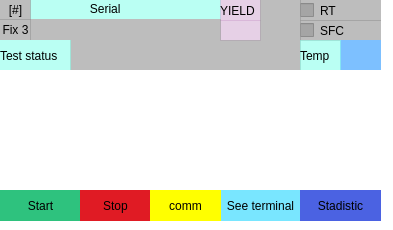
          <widget class="QFrame" name="frame_4">
           <property name="geometry">
            <rect>
             <x>10</x>
             <y>460</y>
             <width>393</width>
             <height>230</height>
            </rect>
           </property>
           <property name="styleSheet">
            <string notr="true">background-color: rgb(255, 255, 255);
border-radius:0px;</string>
           </property>
           <property name="frameShape">
            <enum>QFrame::StyledPanel</enum>
           </property>
           <property name="frameShadow">
            <enum>QFrame::Raised</enum>
           </property>
           <widget class="QLabel" name="label_24">
            <property name="geometry">
             <rect>
              <x>30</x>
              <y>-1</y>
              <width>191</width>
              <height>20</height>
             </rect>
            </property>
            <property name="styleSheet">
             <string notr="true">background-color: rgba(137, 255, 235, 150);
color: rgb(0, 0, 0);</string>
            </property>
            <property name="text">
             <string>                  Serial</string>
            </property>
           </widget>
           <widget class="QLabel" name="nt_yiel_3">
            <property name="geometry">
             <rect>
              <x>220</x>
              <y>20</y>
              <width>41</width>
              <height>21</height>
             </rect>
            </property>
            <property name="styleSheet">
             <string notr="true">background-color: rgba(200, 154, 200, 118);</string>
            </property>
            <property name="text">
             <string/>
            </property>
           </widget>
           <widget class="QLabel" name="lb_status_3">
            <property name="geometry">
             <rect>
              <x>220</x>
              <y>0</y>
              <width>41</width>
              <height>21</height>
             </rect>
            </property>
            <property name="styleSheet">
             <string notr="true">color: rgb(0, 0, 0);
background-color: rgba(200, 154, 200, 118);</string>
            </property>
            <property name="text">
             <string>YIELD</string>
            </property>
           </widget>
           <widget class="QPushButton" name="nt_start_3">
            <property name="geometry">
             <rect>
              <x>0</x>
              <y>190</y>
              <width>81</width>
              <height>31</height>
             </rect>
            </property>
            <property name="styleSheet">
             <string notr="true">QPushButton{
	background-color: rgb(46, 194, 126);
}
QPushButton:hover{
	
	background-color: rgb(143, 240, 164);
	color: rgb(0, 0, 0);
}</string>
            </property>
            <property name="text">
             <string>Start</string>
            </property>
           </widget>
           <widget class="QCheckBox" name="chk_nt_status_3">
            <property name="geometry">
             <rect>
              <x>300</x>
              <y>20</y>
              <width>81</width>
              <height>21</height>
             </rect>
            </property>
            <property name="styleSheet">
             <string notr="true">background-color: rgba(151, 151, 151, 163);</string>
            </property>
            <property name="text">
             <string>SFC</string>
            </property>
           </widget>
           <widget class="QLabel" name="nt_sn_auto_3">
            <property name="geometry">
             <rect>
              <x>30</x>
              <y>19</y>
              <width>191</width>
              <height>21</height>
             </rect>
            </property>
            <property name="styleSheet">
             <string notr="true">background-color: rgba(151, 151, 151, 163);</string>
            </property>
            <property name="text">
             <string/>
            </property>
           </widget>
           <widget class="QPushButton" name="nt_fixt_3">
            <property name="geometry">
             <rect>
              <x>0</x>
              <y>19</y>
              <width>31</width>
              <height>21</height>
             </rect>
            </property>
            <property name="styleSheet">
             <string notr="true">QPushButton{
	
	background-color: rgba(151, 151, 151, 163);
}
QPushButton:hover{
	
	
	background-color: rgba(255, 255, 255, 3);
}</string>
            </property>
            <property name="text">
             <string>Fix 3</string>
            </property>
           </widget>
           <widget class="QLabel" name="nt_status_3">
            <property name="geometry">
             <rect>
              <x>70</x>
              <y>40</y>
              <width>231</width>
              <height>31</height>
             </rect>
            </property>
            <property name="styleSheet">
             <string notr="true">background-color: rgba(151, 151, 151, 163);</string>
            </property>
            <property name="text">
             <string/>
            </property>
           </widget>
           <widget class="QPushButton" name="nt_see_3">
            <property name="geometry">
             <rect>
              <x>220</x>
              <y>190</y>
              <width>81</width>
              <height>31</height>
             </rect>
            </property>
            <property name="styleSheet">
             <string notr="true">QPushButton{
	
	background-color: rgb(121, 230, 255);
	color: rgb(0, 0, 0);
}
QPushButton:hover{
	
	background-color: rgb(0, 170, 255);
	color: rgb(255, 255, 255);
}</string>
            </property>
            <property name="text">
             <string>See terminal</string>
            </property>
           </widget>
           <widget class="QPushButton" name="nt_opc_3">
            <property name="geometry">
             <rect>
              <x>0</x>
              <y>-1</y>
              <width>31</width>
              <height>21</height>
             </rect>
            </property>
            <property name="styleSheet">
             <string notr="true">QPushButton{
	
	background-color: rgba(151, 151, 151, 163);
}
QPushButton:hover{
	
	
	background-color: rgba(255, 255, 255, 3);
}</string>
            </property>
            <property name="text">
             <string>[#]</string>
            </property>
           </widget>
           <widget class="QPushButton" name="nt_stats_3">
            <property name="geometry">
             <rect>
              <x>300</x>
              <y>190</y>
              <width>81</width>
              <height>31</height>
             </rect>
            </property>
            <property name="styleSheet">
             <string notr="true">QPushButton{
background-color: qlineargradient(spread:pad, x1:0, y1:0, x2:1, y2:1, stop:1 rgba(75, 98, 226, 255));
}
QPushButton:hover{
	background-color: qconicalgradient(cx:0.5, cy:0.5, angle:0, stop:0 rgba(255, 0, 0, 255), stop:0.166 rgba(255, 255, 0, 255), stop:0.333 rgba(0, 255, 0, 255), stop:0.5 rgba(0, 255, 255, 255), stop:0.666 rgba(0, 0, 255, 255), stop:0.833 rgba(255, 0, 255, 255), stop:1 rgba(255, 0, 0, 255));
}</string>
            </property>
            <property name="text">
             <string>Stadistic</string>
            </property>
           </widget>
           <widget class="QLabel" name="label_26">
            <property name="geometry">
             <rect>
              <x>0</x>
              <y>40</y>
              <width>71</width>
              <height>31</height>
             </rect>
            </property>
            <property name="styleSheet">
             <string notr="true">background-color: rgba(137, 255, 235, 150);
color: rgb(0, 0, 0);</string>
            </property>
            <property name="text">
             <string>Test status</string>
            </property>
           </widget>
           <widget class="QPushButton" name="nt_stop_3">
            <property name="geometry">
             <rect>
              <x>80</x>
              <y>190</y>
              <width>71</width>
              <height>31</height>
             </rect>
            </property>
            <property name="styleSheet">
             <string notr="true">QPushButton{
	background-color: rgb(224, 27, 36);
}
QPushButton:hover{
	background-color: rgb(246, 97, 81);
}</string>
            </property>
            <property name="text">
             <string>Stop</string>
            </property>
           </widget>
           <widget class="QLabel" name="temp_3">
            <property name="geometry">
             <rect>
              <x>340</x>
              <y>40</y>
              <width>41</width>
              <height>31</height>
             </rect>
            </property>
            <property name="styleSheet">
             <string notr="true">background-color: rgb(125, 192, 255);
color: rgb(0, 0, 0);</string>
            </property>
            <property name="text">
             <string/>
            </property>
           </widget>
           <widget class="QLabel" name="label_51">
            <property name="geometry">
             <rect>
              <x>300</x>
              <y>40</y>
              <width>41</width>
              <height>31</height>
             </rect>
            </property>
            <property name="styleSheet">
             <string notr="true">background-color: rgba(137, 255, 235, 150);
color: rgb(0, 0, 0);</string>
            </property>
            <property name="text">
             <string>Temp</string>
            </property>
           </widget>
           <widget class="QCheckBox" name="rt_3">
            <property name="geometry">
             <rect>
              <x>300</x>
              <y>0</y>
              <width>81</width>
              <height>21</height>
             </rect>
            </property>
            <property name="styleSheet">
             <string notr="true">background-color: rgba(151, 151, 151, 163);</string>
            </property>
            <property name="text">
             <string>RT</string>
            </property>
           </widget>
           <widget class="QPushButton" name="term_3">
            <property name="geometry">
             <rect>
              <x>150</x>
              <y>190</y>
              <width>71</width>
              <height>31</height>
             </rect>
            </property>
            <property name="styleSheet">
             <string notr="true">QPushButton{
	
	
	background-color: rgb(255, 255, 0);
	color: rgb(0, 0, 0);
}
QPushButton:hover{
	
	
	background-color: rgb(253, 255, 106);
	color: rgb(255, 255, 255);
}</string>
            </property>
            <property name="text">
             <string>comm</string>
            </property>
           </widget>
           <widget class="QLabel" name="led_auto_3">
            <property name="geometry">
             <rect>
              <x>260</x>
              <y>-1</y>
              <width>41</width>
              <height>41</height>
             </rect>
            </property>
            <property name="styleSheet">
             <string notr="true">background-color: rgba(151, 151, 151, 163);
color: rgb(0, 0, 0);</string>
            </property>
            <property name="text">
             <string/>
            </property>
           </widget>
           <widget class="QWidget" name="verticalLayoutWidget_3">
            <property name="geometry">
             <rect>
              <x>0</x>
              <y>70</y>
              <width>381</width>
              <height>119</height>
             </rect>
            </property>
            <layout class="QVBoxLayout" name="st_3"/>
           </widget>
          </widget>
